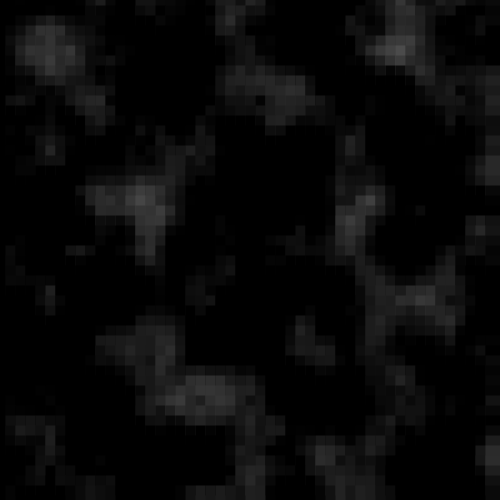
Frame 1 (no input)
Frame 60 (the mouse pressed at the canvas centre just before this capture): identical to frame 1, image omitted
Frame 120 (the mouse held since frame 60 and released just before this capture): identical to frame 1, image omitted

The Processing sketch that drew this single still picture (run headless with seeded random() and noise(); from frame 60 on, the mouse is pressed at the canvas centre):

// Processing sketch: aj
// ── aj.pde
void setup(){
  size(500,500);
  int ne = 10;
  float res = 10;
  for (int i=0; i<width; i+=ne)
  for (int j=0; j<height; j+=ne){
    float x = res*float(i)/width;
    float y = res*float(j)/height;
    color col = color(computeCurl(new PVector(x, y)).y*255);
    stroke(col);
    strokeWeight(ne);
    rect(i, j, ne, ne);
  }
}

void draw(){
}

PVector computeCurl(PVector p){
  PVector out = new PVector();
  float eps = 1;
  float n1,n2,a,b;
  float x = p.x;
  float y = p.y;
  n1 = noise(x, y+eps);
  n2 = noise(x, y-eps);
  a = (n1-n2)/(2*eps);
  
  n1 = noise(x+eps,y);
  n2 = noise(x-eps, y);
  b = (n1-n2)/(2*eps);
  
  out = new PVector(a, -b);
  
  return out;
}
